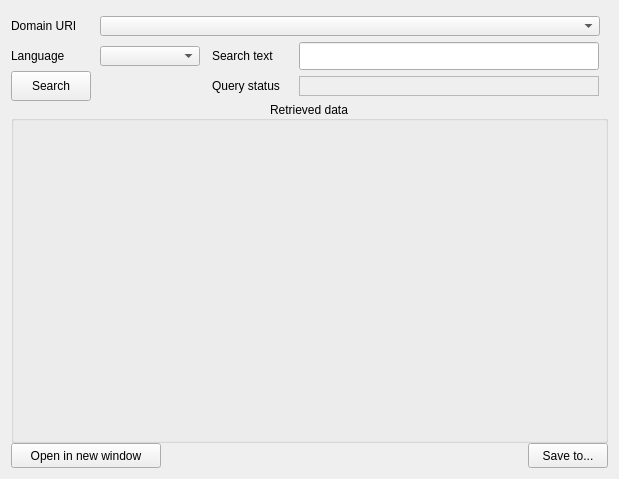
      <widget class="QWidget" name="GetListMaterialDomain_tab">
       <attribute name="title">
        <string>Get list of Materials from Domain</string>
       </attribute>
       <attribute name="toolTip">
        <string>&lt;html&gt;&lt;head/&gt;&lt;body&gt;&lt;p&gt;Search a free text from all the Materials of a Domain, specified on the URI. User can choose the Language of the output. It performs the method &amp;quot;&lt;span style=&quot; font-weight:700;&quot;&gt;/api/Material/SearchOpen/preview&lt;/span&gt;&amp;quot;.&lt;/p&gt;&lt;/body&gt;&lt;/html&gt;</string>
       </attribute>
       <layout class="QGridLayout" name="gridLayout_10">
        <item row="0" column="0">
         <layout class="QGridLayout" name="gridLayout_5">
          <property name="sizeConstraint">
           <enum>QLayout::SetMinimumSize</enum>
          </property>
          <property name="leftMargin">
           <number>0</number>
          </property>
          <property name="topMargin">
           <number>0</number>
          </property>
          <property name="rightMargin">
           <number>0</number>
          </property>
          <property name="bottomMargin">
           <number>0</number>
          </property>
          <property name="spacing">
           <number>0</number>
          </property>
          <item row="4" column="3" alignment="Qt::AlignRight">
           <widget class="QPushButton" name="GetListMaterialDomain_SaveTo_pushButton">
            <property name="minimumSize">
             <size>
              <width>80</width>
              <height>25</height>
             </size>
            </property>
            <property name="maximumSize">
             <size>
              <width>80</width>
              <height>25</height>
             </size>
            </property>
            <property name="text">
             <string>Save to...</string>
            </property>
           </widget>
          </item>
          <item row="0" column="0">
           <widget class="QLabel" name="GetListMaterialDomain_DomainURI_label">
            <property name="minimumSize">
             <size>
              <width>85</width>
              <height>30</height>
             </size>
            </property>
            <property name="maximumSize">
             <size>
              <width>85</width>
              <height>30</height>
             </size>
            </property>
            <property name="text">
             <string>Domain URI</string>
            </property>
           </widget>
          </item>
          <item row="2" column="0">
           <widget class="QPushButton" name="GetListMaterialDomain_Search_pushButton">
            <property name="minimumSize">
             <size>
              <width>80</width>
              <height>30</height>
             </size>
            </property>
            <property name="maximumSize">
             <size>
              <width>80</width>
              <height>30</height>
             </size>
            </property>
            <property name="text">
             <string>Search</string>
            </property>
           </widget>
          </item>
          <item row="1" column="0">
           <widget class="QLabel" name="GetListMaterialDomain_DataStructure_label_2">
            <property name="minimumSize">
             <size>
              <width>80</width>
              <height>30</height>
             </size>
            </property>
            <property name="maximumSize">
             <size>
              <width>80</width>
              <height>30</height>
             </size>
            </property>
            <property name="text">
             <string>Language</string>
            </property>
            <property name="wordWrap">
             <bool>true</bool>
            </property>
           </widget>
          </item>
          <item row="4" column="0" colspan="2" alignment="Qt::AlignLeft">
           <widget class="QPushButton" name="GetListMaterialDomain_OpenInNewWindow_pushButton">
            <property name="minimumSize">
             <size>
              <width>150</width>
              <height>25</height>
             </size>
            </property>
            <property name="maximumSize">
             <size>
              <width>150</width>
              <height>25</height>
             </size>
            </property>
            <property name="toolTip">
             <string>&lt;html&gt;&lt;head/&gt;&lt;body&gt;&lt;p&gt;Open data in new window for better visualization&lt;/p&gt;&lt;/body&gt;&lt;/html&gt;</string>
            </property>
            <property name="text">
             <string>Open in new window</string>
            </property>
           </widget>
          </item>
          <item row="0" column="1" colspan="3">
           <widget class="QComboBox" name="GetListMaterialDomain_DomainURI_comboBox">
            <property name="minimumSize">
             <size>
              <width>500</width>
              <height>20</height>
             </size>
            </property>
            <property name="maximumSize">
             <size>
              <width>450</width>
              <height>20</height>
             </size>
            </property>
           </widget>
          </item>
          <item row="2" column="2">
           <widget class="QLabel" name="GetListMaterialDomain_QuerryStatus_label">
            <property name="enabled">
             <bool>true</bool>
            </property>
            <property name="minimumSize">
             <size>
              <width>80</width>
              <height>30</height>
             </size>
            </property>
            <property name="maximumSize">
             <size>
              <width>80</width>
              <height>30</height>
             </size>
            </property>
            <property name="text">
             <string>Query status</string>
            </property>
           </widget>
          </item>
          <item row="3" column="0" colspan="4">
           <widget class="QGroupBox" name="GetListMaterialDomain_JSONViewerHolder_groupBox">
            <property name="minimumSize">
             <size>
              <width>597</width>
              <height>301</height>
             </size>
            </property>
            <property name="font">
             <font>
              <pointsize>9</pointsize>
              <bold>false</bold>
              <underline>false</underline>
             </font>
            </property>
            <property name="title">
             <string>Retrieved data</string>
            </property>
            <property name="alignment">
             <set>Qt::AlignCenter</set>
            </property>
            <layout class="QHBoxLayout" name="horizontalLayout_6">
             <item>
              <widget class="QWidget" name="GetListMaterialDomain_JSONViewerHolder_widget" native="true">
               <property name="minimumSize">
                <size>
                 <width>597</width>
                 <height>301</height>
                </size>
               </property>
              </widget>
             </item>
            </layout>
           </widget>
          </item>
          <item row="1" column="1">
           <widget class="QComboBox" name="GetListMaterialDomain_DataStructure_comboBox">
            <property name="minimumSize">
             <size>
              <width>100</width>
              <height>20</height>
             </size>
            </property>
            <property name="maximumSize">
             <size>
              <width>100</width>
              <height>20</height>
             </size>
            </property>
            <property name="maxVisibleItems">
             <number>2</number>
            </property>
            <property name="maxCount">
             <number>2</number>
            </property>
           </widget>
          </item>
          <item row="2" column="3">
           <widget class="QLabel" name="GetListMaterialDomain_QuerryStatusResult_label">
            <property name="minimumSize">
             <size>
              <width>300</width>
              <height>20</height>
             </size>
            </property>
            <property name="maximumSize">
             <size>
              <width>150</width>
              <height>20</height>
             </size>
            </property>
            <property name="autoFillBackground">
             <bool>false</bool>
            </property>
            <property name="styleSheet">
             <string notr="true"/>
            </property>
            <property name="frameShape">
             <enum>QFrame::StyledPanel</enum>
            </property>
            <property name="frameShadow">
             <enum>QFrame::Sunken</enum>
            </property>
            <property name="text">
             <string/>
            </property>
           </widget>
          </item>
          <item row="1" column="2">
           <widget class="QLabel" name="GetListMaterialDomain_DataStructure_label">
            <property name="minimumSize">
             <size>
              <width>80</width>
              <height>30</height>
             </size>
            </property>
            <property name="maximumSize">
             <size>
              <width>80</width>
              <height>30</height>
             </size>
            </property>
            <property name="text">
             <string>Search text</string>
            </property>
            <property name="wordWrap">
             <bool>true</bool>
            </property>
           </widget>
          </item>
          <item row="1" column="3">
           <widget class="QLineEdit" name="GetListMaterialDomain_SearchTextString_lineEdit">
            <property name="minimumSize">
             <size>
              <width>200</width>
              <height>20</height>
             </size>
            </property>
            <property name="maximumSize">
             <size>
              <width>300</width>
              <height>28</height>
             </size>
            </property>
           </widget>
          </item>
         </layout>
        </item>
       </layout>
      </widget>
